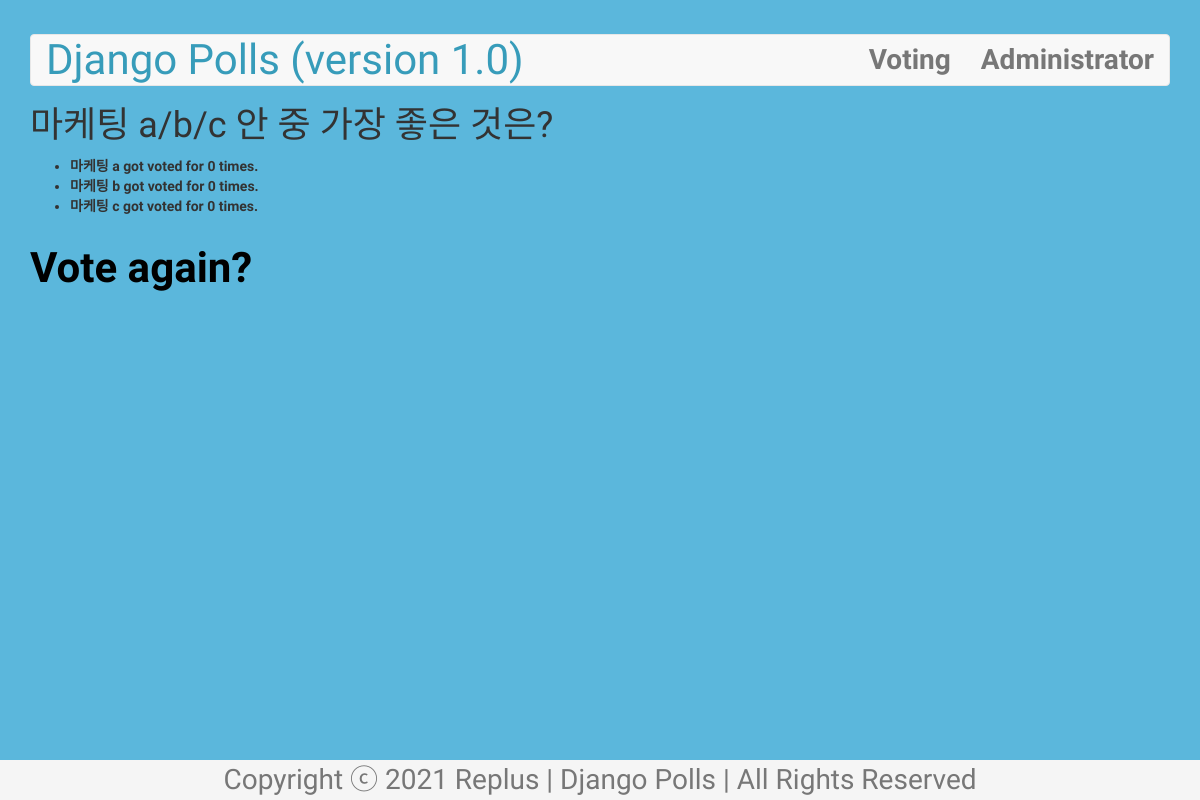
Screenshot of /polls/3/results/ with the database file from the repository.
### polls/models.py (models this page shows, shortened)
class Question(models.Model): # DB Table for 설문조사 주제
    question_text = models.CharField(max_length=200) # 설문조사 주제 텍스트
    pub_date = models.DateTimeField('date published') # ‘date published’ : 관리자 페이지에서 보여질 항목명
    def was_published_recently(self):
        now = timezone.now()
        return now >= self.pub_date >= now - datetime.timedelta(days=1)
    was_published_recently.boolean = True
    was_published_recently.admin_order_field = 'pub_date'
    was_published_recently.short_description = 'Published recently?'

class Choice(models.Model): # DB Table for 설문조사 주제별 선택지 (+ 선택지마다의 득표 수)
    question = models.ForeignKey(Question, on_delete=models.CASCADE) # 설문조사 주제의 id 값
    choice_text = models.CharField(max_length=200) # 설문조사 주제에 대한 선택지 텍스트
    votes = models.IntegerField(default=0) # 해당 선택지의 득표 수

### polls/views.py (the view)
# urls.py: path('<int:question_id>/results/', views.results, name='results'),
def results(request, question_id):
    question = get_object_or_404(Question, id=question_id)
    return render(request, 'polls/result.html', {'question':question})

### polls/templates/polls/result.html
{% extends 'polls/base.html' %}
{% block content %}
<h1>
    {{ question.question_text }}
</h1>
<ul>
    {% for choice in question.choice_set.all %}
        <li>{{ choice.choice_text }} got voted for {{ choice.votes }} times.</li>
    {% endfor %}
</ul>
<a href="{% url 'polls:detail' question_id=question.id %}">
    Vote again?
</a>
{% endblock %}

### polls/static/polls/style.css (style rules this page uses)
body { background-image: url("images/main_bg.jpg"); background-size: cover; font-family: 'Do Hyeon', "Noto Sans KR", "Titillium Web", "Helvetica", sans-serif; }
a { color: black; text-decoration: none; font-weight: 900; font-size:3em; line-height: 2em; }
h2, li { font-weight: 600; }

### rows the page displays
Question: question_text "마케팅 a/b/c 안 중 가장 좋은 것은?"
Choice: choice_text "마케팅 a", votes "0"
Choice: choice_text "마케팅 b", votes "0"
Choice: choice_text "마케팅 c", votes "0"
